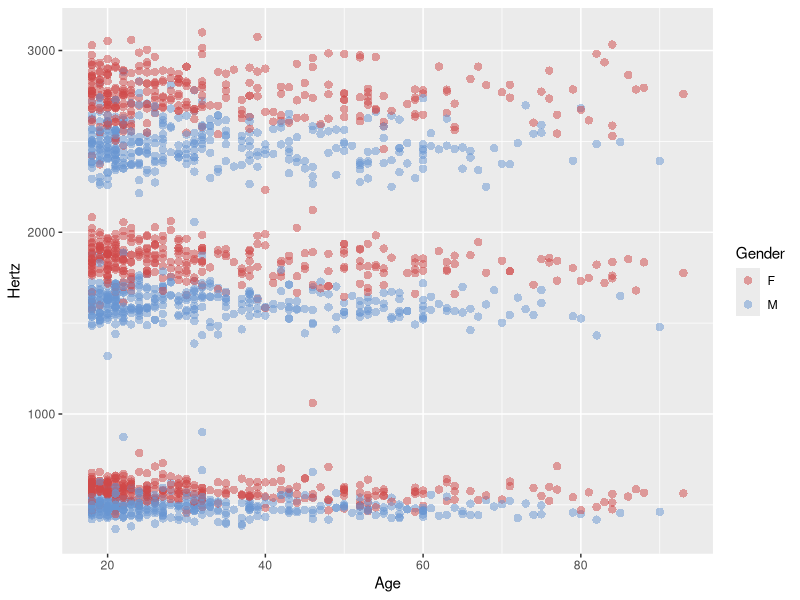
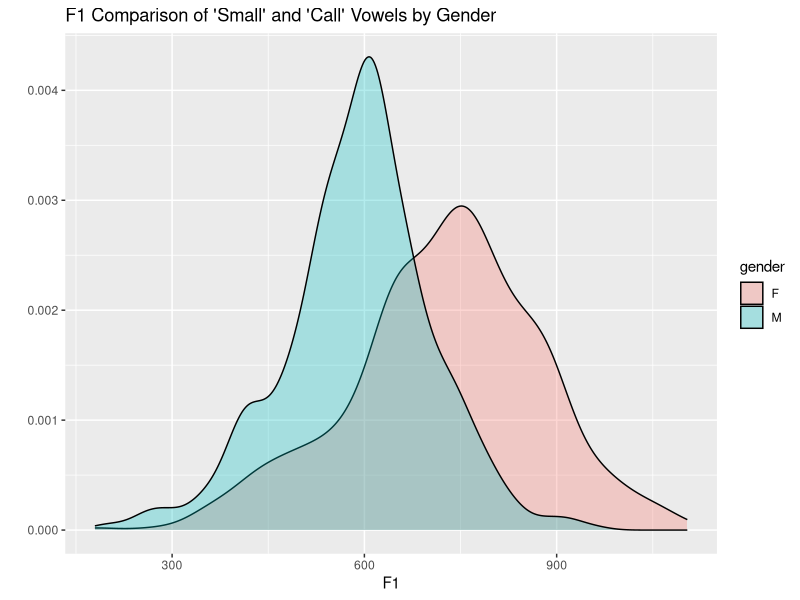
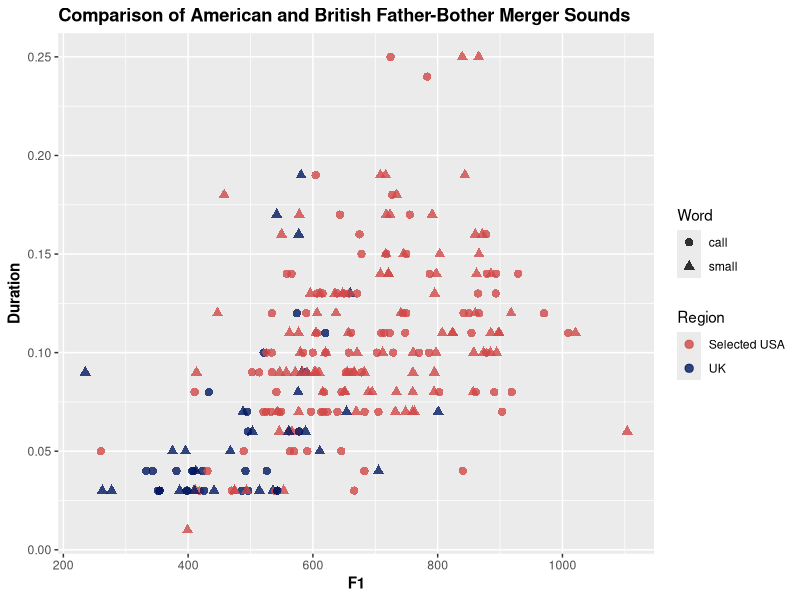
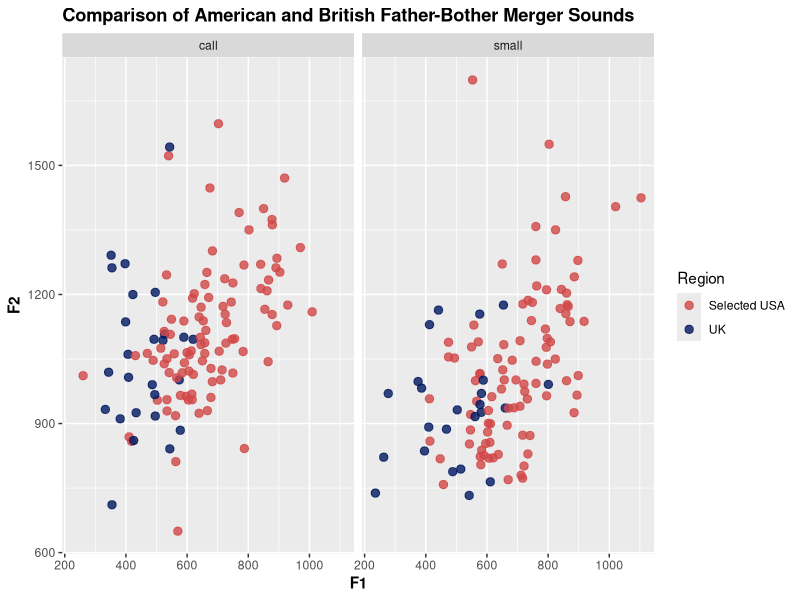
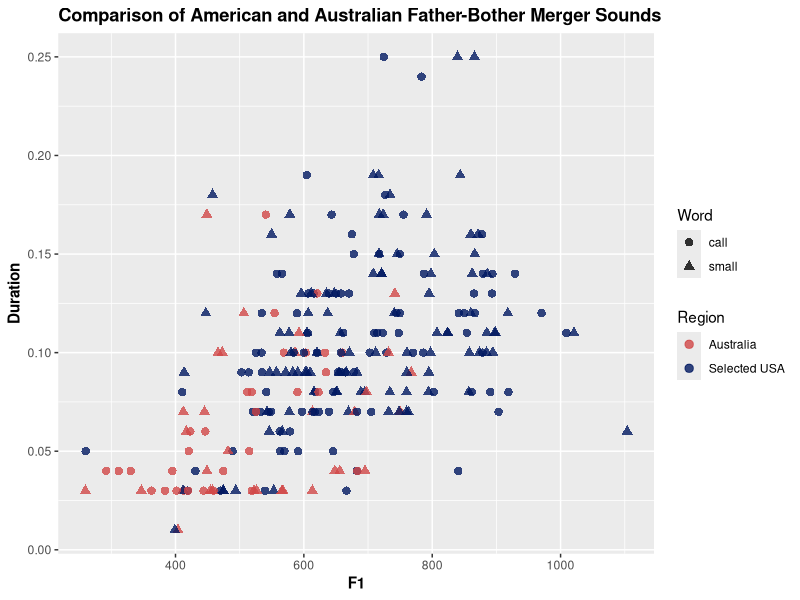
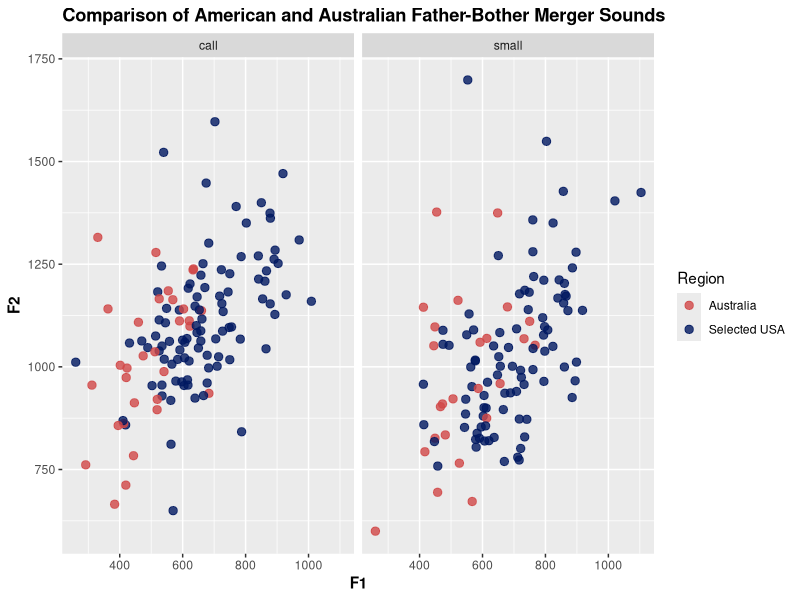
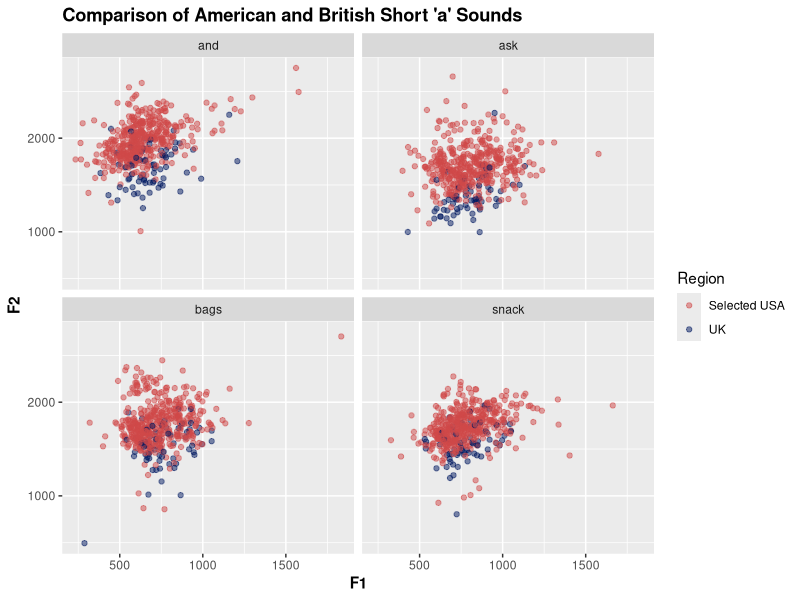
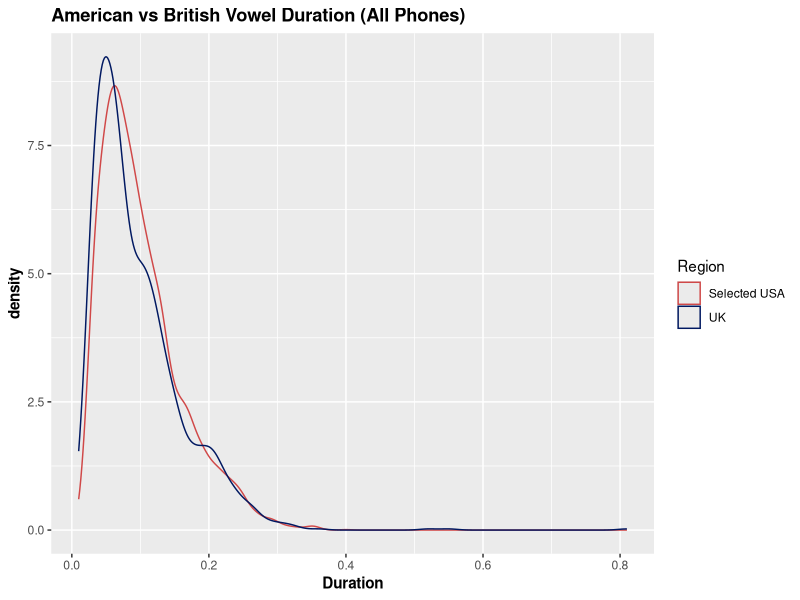

Here is the R script that generated these plots, in order:
## ---- chunk 1
knitr::opts_chunk$set(echo = T, warning=F, message=F)
## ---- chunk 2
library(tidyverse)
## ---- chunk 3
custom_pal = c("#D04848", "#6895D2", "#F3B95F", "#FDE767")
df = read.csv('region_df.csv')
world_df = read.csv('input_df.csv')
demo_features = c("id", "gender", "age", "location")
summary_df = df |> mutate(F1_mean = rowMeans(select(df, starts_with("F1"))),
                           F2_mean = rowMeans(select(df, starts_with("F2"))),
                           F3_mean = rowMeans(select(df, starts_with("F3"))),
                           du_mean = rowMeans(select(df, starts_with("du"))),
                           gender = factor(gender, levels=c(0,1), labels=c("F", "M"))) |> 
  select(demo_features, F1_mean, F2_mean, F3_mean) |> 
  pivot_longer(cols=c(F1_mean, F2_mean, F3_mean))

summary_df |> ggplot(aes(x=age, y=value, color=gender)) +
  geom_point(shape=16, size=2.5, alpha=0.5) +
  labs(x="Age", y="Hertz", color="Gender", shape="Formant Means") +
  scale_color_manual(values=custom_pal)
## ---- chunk 4
new_pal = c("#D04848", "#001861", "#F3B95F", "#FDE767")
imp_words1 = c("small", "ask", "also", "call", "and", "plastic", "slabs", "bob",
               "frog", "toy", "go")
imp_words2 = c("small", "call")

new_df = df |> 
  select(demo_features, starts_with("F1"), starts_with("F2"), starts_with("F3"), starts_with("du")) |> 
  pivot_longer(cols=c(starts_with("F1"), starts_with("F2"), starts_with("F3"), starts_with("du"))) |> 
  separate(name, c("formant", "word")) |> 
  pivot_wider(names_from=formant, values_from=value) 

world_df = world_df |> 
  select(demo_features, starts_with("F1"), starts_with("F2")) |> 
  pivot_longer(cols=c(starts_with("F1"), starts_with("F2"))) |> 
  separate(name, c("formant", "word")) |> 
  pivot_wider(names_from=formant, values_from=value) 

new_df |> 
  mutate(gender = factor(gender, levels=c(0,1), labels=c("F", "M"))) |> 
  filter(word %in% imp_words2) |> 
  select(demo_features, F1) |> 
  ggplot(aes(x=F1, fill=gender)) +
  geom_density(alpha=0.3) +
  labs(title="F1 Comparison of 'Small' and 'Call' Vowels by Gender", x="F1", y="")
## ---- chunk 5
new_df |> 
  mutate(region = case_when (location == "uk" ~ "UK",
                             # location == "australia" ~ "Australia",
                             location %in% c('texas', 'california', 'newyork', 'minnesota') ~ "Selected USA",
                             TRUE ~ 'elsewhere')) |> 
  mutate(importance = case_when(word %in% imp_words2 ~ "important",
                                TRUE ~ "unimportant")) |> 
  filter(importance=="important", region != 'elsewhere') |> 
  ggplot(aes(x=F1, y=du, color=region, shape=word)) +
  geom_point(size=2.5, alpha=0.8) +
  labs(title="Comparison of American and British Father-Bother Merger Sounds", 
       x="F1", y="Duration", color="Region", shape="Word") +
  scale_color_manual(values=new_pal) +
  theme(plot.title = element_text(face="bold"),
        axis.title.x = element_text(face="bold"),
        axis.title.y = element_text(face="bold"))
## ---- chunk 6
imp_words3 = c("call", "small")
new_df |> 
  mutate(region = case_when (location == "uk" ~ "UK",
                             # location == "australia" ~ "Australia",
                             location %in% c('texas', 'california', 'newyork', 'minnesota') ~ "Selected USA",
                             TRUE ~ 'elsewhere')) |> 
  mutate(importance = case_when(word %in% imp_words3 ~ "important",
                                TRUE ~ "unimportant")) |> 
  filter(importance=="important", region != 'elsewhere', F2<1700) |> 
  ggplot(aes(x=F1, y=F2, color=region)) +
  geom_point(size=2.5, alpha=0.8) +
  labs(title="Comparison of American and British Father-Bother Merger Sounds", 
       x="F1", y="F2", color="Region") +
  scale_color_manual(values=new_pal) +
  theme(plot.title = element_text(face="bold"),
        axis.title.x = element_text(face="bold"),
        axis.title.y = element_text(face="bold")) +
  facet_wrap(vars(word))
## ---- chunk 7
new_df |> 
  mutate(region = case_when (location == "australia" ~ "Australia",
                             location %in% c('texas', 'california', 'newyork', 'minnesota') ~ "Selected USA",
                             TRUE ~ 'elsewhere')) |> 
  mutate(importance = case_when(word %in% imp_words2 ~ "important",
                                TRUE ~ "unimportant")) |> 
  filter(importance=="important", region != 'elsewhere') |> 
  ggplot(aes(x=F1, y=du, color=region, shape=word)) +
  geom_point(size=2.5, alpha=0.8) +
  labs(title="Comparison of American and Australian Father-Bother Merger Sounds", 
       x="F1", y="Duration", color="Region", shape="Word") +
  scale_color_manual(values=new_pal) +
  theme(plot.title = element_text(face="bold"),
        axis.title.x = element_text(face="bold"),
        axis.title.y = element_text(face="bold"))
## ---- chunk 8
imp_words3 = c("call", "small")
new_df |> 
  mutate(region = case_when (location == "australia" ~ "Australia",
                             location %in% c('texas', 'california', 'newyork', 'minnesota') ~ "Selected USA",
                             TRUE ~ 'elsewhere')) |> 
  mutate(importance = case_when(word %in% imp_words3 ~ "important",
                                TRUE ~ "unimportant")) |> 
  filter(importance=="important", region != 'elsewhere', F2<1700) |> 
  ggplot(aes(x=F1, y=F2, color=region)) +
  geom_point(size=2.5, alpha=0.8) +
  labs(title="Comparison of American and Australian Father-Bother Merger Sounds", 
       x="F1", y="F2", color="Region") +
  scale_color_manual(values=new_pal) +
  theme(plot.title = element_text(face="bold"),
        axis.title.x = element_text(face="bold"),
        axis.title.y = element_text(face="bold")) +
  facet_wrap(vars(word))
## ---- chunk 9
imp_words3 = c("and", "ask", "bags", "snack")
world_df |> 
  mutate(region = case_when (location == "uk" ~ "UK",
                             # location == "australia" ~ "Australia",
                             location == "usa" ~ "Selected USA",
                             TRUE ~ 'elsewhere')) |> 
  mutate(importance = case_when(word %in% imp_words3 ~ "important",
                                TRUE ~ "unimportant")) |> 
  filter(importance=="important", region != 'elsewhere') |> 
  ggplot(aes(x=F1, y=F2, color=region)) +
  geom_point(size=1.5, alpha=0.5) +
  labs(title="Comparison of American and British Short 'a' Sounds", 
       x="F1", y="F2", color="Region") +
  scale_color_manual(values=new_pal) +
  theme(plot.title = element_text(face="bold"),
        axis.title.x = element_text(face="bold"),
        axis.title.y = element_text(face="bold")) +
  facet_wrap(vars(word))
## ---- chunk 10
x1 = new_df |> filter(location=="uk", word=="also") |> select(F1)
x2 = new_df |> filter(location %in% c('texas', 'california', 'newyork', 'minnesota'), word=="also") |> select(F1)
t.test(x1, x2, alternative="two.sided", var.equal=FALSE)
## ---- chunk 11
x1 = new_df |> filter(location=="uk", word=="call") |> select(F1)
x2 = new_df |> filter(location %in% c('texas', 'california', 'newyork', 'minnesota'), word=="call") |> select(F1)
t.test(x1, x2, alternative="two.sided", var.equal=FALSE)
## ---- chunk 12
x1 = new_df |> filter(location=="uk", word=="small") |> select(du)
x2 = new_df |> filter(location %in% c('texas', 'california', 'newyork', 'minnesota'), word=="small") |> select(du)
t.test(x1, x2, alternative="two.sided", var.equal=FALSE)
## ---- chunk 13
new_df |> 
  mutate(region = case_when (location == "uk" ~ "UK",
                             # location == "australia" ~ "Australia",
                             location %in% c('texas', 'california', 'newyork', 'minnesota') ~ "Selected USA",
                             TRUE ~ 'elsewhere')) |> 
  filter(region != 'elsewhere') |> 
  ggplot(aes(x=du, color=region)) +
  geom_density() +
  labs(title="American vs British Vowel Duration (All Phones)", 
       x="Duration", color="Region") +
  scale_color_manual(values=new_pal) +
  theme(plot.title = element_text(face="bold"),
        axis.title.x = element_text(face="bold"),
        axis.title.y = element_text(face="bold"))
## ---- chunk 14
imp_words4 = c("plastic", "ask", "call", "slabs", "bob", "frog")
new_df |> 
  mutate(region = case_when (location == "uk" ~ "UK",
                             # location == "australia" ~ "Australia",
                             location %in% c('texas', 'california', 'newyork', 'minnesota') ~ "Selected USA",
                             TRUE ~ 'elsewhere')) |> 
  mutate(importance = case_when(word %in% imp_words4 ~ "important",
                                TRUE ~ "unimportant")) |> 
  filter(importance == "important", region != 'elsewhere') |> 
  ggplot(aes(x=du, color=region)) +
  geom_density() +
  labs(title="American vs British Vowel Duration (Selected Phones)", 
       x="Duration", color="Region") +
  scale_color_manual(values=new_pal) +
  theme(plot.title = element_text(face="bold"),
        axis.title.x = element_text(face="bold"),
        axis.title.y = element_text(face="bold"))
